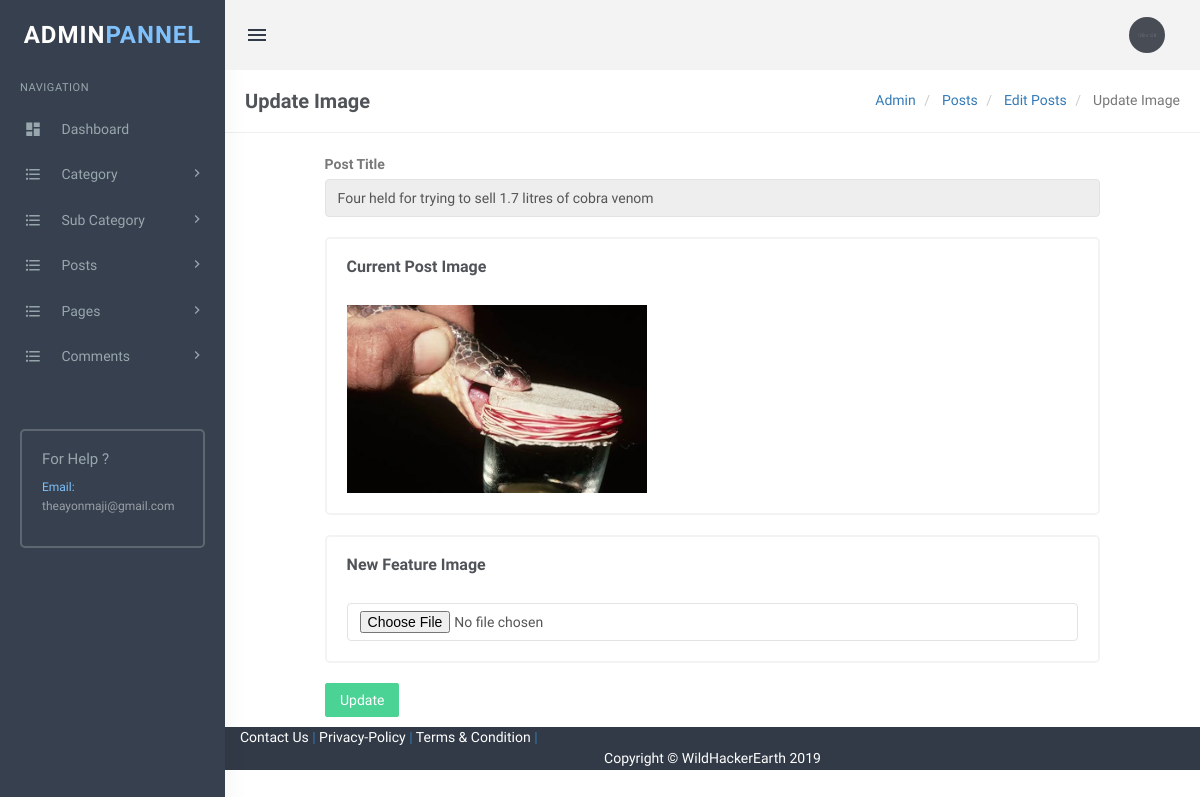
Screenshot of /admin/change-image.php?pid=19 (signed in) with the database file from the repository.
### tables this page shows
CREATE TABLE `tblposts` (
  `id` int(11) NOT NULL,
  `PostTitle` longtext,
  `CategoryId` int(11) DEFAULT NULL,
  `SubCategoryId` int(11) DEFAULT NULL,
  `PostDetails` longtext,
  `PostingDate` timestamp NULL DEFAULT CURRENT_TIMESTAMP,
  `UpdationDate` timestamp NULL DEFAULT NULL ON UPDATE CURRENT_TIMESTAMP,
  `Is_Active` int(1) DEFAULT NULL,
  `PostUrl` mediumtext,
  `PostImage` varchar(255) DEFAULT NULL
);

### admin/change-image.php (the view, shortened to what this page needs)
<?php
include('includes/config.php');
if(strlen($_SESSION['login'])==0)
  {
header('location:index.php');
}
else{
?>
<!DOCTYPE html>
<html lang="en">
    <head>
        <link href="../plugins/summernote/summernote.css" rel="stylesheet" />
        <link href="../plugins/select2/css/select2.min.css" rel="stylesheet" type="text/css" />
        <link href="../plugins/jquery.filer/css/jquery.filer.css" rel="stylesheet" />
        <link href="../plugins/jquery.filer/css/themes/jquery.filer-dragdropbox-theme.css" rel="stylesheet" />
        <link href="assets/css/bootstrap.min.css" rel="stylesheet" type="text/css" />
        <link href="assets/css/core.css" rel="stylesheet" type="text/css" />
        <link href="assets/css/components.css" rel="stylesheet" type="text/css" />
        <link href="assets/css/icons.css" rel="stylesheet" type="text/css" />
        <link href="assets/css/pages.css" rel="stylesheet" type="text/css" />
        <link href="assets/css/menu.css" rel="stylesheet" type="text/css" />
        <link href="assets/css/responsive.css" rel="stylesheet" type="text/css" />
		<link rel="stylesheet" href="../plugins/switchery/switchery.min.css">
    </head>
    <body class="fixed-left">
        <div id="wrapper">
           <?php include('includes/topheader.php');?>
             <?php include('includes/leftsidebar.php');?>
            <div class="content-page">
                <div class="content">
                    <div class="container">
                        <div class="row">
							<div class="col-xs-12">
								<div class="page-title-box">
                                    <h4 class="page-title">Update Image </h4>
                                    <ol class="breadcrumb p-0 m-0">
                                        <li>
                                            <a href="#">Admin</a>
                                        </li>
                                        <li>
                                            <a href="#"> Posts </a>
                                        </li>
                                           <li>
                                            <a href="#"> Edit Posts </a>
                                        </li>
                                        <li class="active">
                                           Update Image
                                        </li>
                                    </ol>
                                    <div class="clearfix"></div>
                                </div>
							</div>
						</div>
<div class="row">
<div class="col-sm-6">
</div>
</div>
<form name="addpost" method="post" enctype="multipart/form-data">
<?php
$postid=intval($_GET['pid']);
$query=mysqli_query($con,"select PostImage,PostTitle from tblposts where id='$postid' and Is_Active=1 ");
while($row=mysqli_fetch_array($query))
{
?>
                        <div class="row">
                            <div class="col-md-10 col-md-offset-1">
                                <div class="p-6">
                                    <div class="">
                                        <form name="addpost" method="post">
 <div class="form-group m-b-20">
<label for="exampleInputEmail1">Post Title</label>
<input type="text" class="form-control" id="posttitle" value="<?php echo htmlentities($row['PostTitle']);?>" name="posttitle"  readonly>
</div>
 <div class="row">
<div class="col-sm-12">
 <div class="card-box">
<h4 class="m-b-30 m-t-0 header-title"><b>Current Post Image</b></h4>
<img src="postimages/<?php echo htmlentities($row['PostImage']);?>" width="300"/>
<br />
</div>
</div>
</div>
<?php } ?>
<div class="row">
<div class="col-sm-12">
 <div class="card-box">
<h4 class="m-b-30 m-t-0 header-title"><b>New Feature Image</b></h4>
<input type="file" class="form-control" id="postimage" name="postimage"  required>
</div>
</div>
</div>
<button type="submit" name="update" class="btn btn-success waves-effect waves-light">Update </button>
</form>
                                    </div>
                                </div>
                            </div>
                        </div>
                    </div>
                </div>
           <?php include('includes/footer.php');?>
            </div>
        </div>
    </body>
</html>
<?php } ?>

### admin/assets/css/core.css (style rules this page uses)
body { font-family: 'Varela Round', sans-serif; margin: 0; padding-bottom: 60px; overflow-x: hidden; color: #797979; }
html { position: relative; min-height: 100%; }
.h1, .h2, .h3, .h4, .h5, .h6, h1, h2, h3, h4, h5, h6 { color: #505458; font-family: 'Hind Madurai', sans-serif; margin: 10px 0; }
* { outline: none !important; }
b, strong { font-weight: 600; font-family: 'Hind Madurai', sans-serif; }
.container { width: auto; }
#wrapper { height: 100%; overflow: hidden; width: 100%; }
.p-0 { padding: 0 !important; }
.m-0 { margin: 0 !important; }
.m-t-0 { margin-top: 0 !important; }
.m-b-20 { margin-bottom: 20px !important; }
.m-b-30 { margin-bottom: 30px !important; }
.card-box { padding: 20px; border: 2px solid #f3f3f3; -webkit-border-radius: 5px; border-radius: 5px; -moz-border-radius: 5px; background-clip: padding-box; margin-bottom: 20px; background-color: #ffffff; }
.row { margin-right: -10px; margin-left: -10px; }
.col-lg-1, .col-lg-10, .col-lg-11, .col-lg-12, .col-lg-2, .col-lg-3, .col-lg-4, .col-lg-5, .col-lg-6, .col-lg-7, .col-lg-8, .col-lg-9, .col-md-1, .col-md-10, .col-md-11, .col-md-12, .col-md-2, .col-md-3, .col-md-4, .col-md-5, .col-md-6, .col-md-7, .col-md-8, .col-md-9, .col-sm-1, .col-sm-10, .col-sm-11, .col-sm-12, .col-sm-2, .col-sm-3, .col-sm-4, .col-sm-5, .col-sm-6, .col-sm-7, .col-sm-8, .col-sm-9, .col-xs-1, .col-xs-10, .col-xs-11, .col-xs-12, .col-xs-2, .col-xs-3, .col-xs-4, .col-xs-5, .col-xs-6, .col-xs-7, .col-xs-8, .col-xs-9 { padding-left: 10px; padding-right: 10px; }
.breadcrumb { background-color: transparent; margin-bottom: 15px; padding-top: 10px; padding-left: 0; }
.waves-effect { position: relative; cursor: pointer; display: inline-block; overflow: hidden; -webkit-user-select: none; -moz-user-select: none; -ms-user-select: none; user-select: none; -webkit-tap-highlight-color: transparent; vertical-align: middle; z-index: 1; will-change: opacity, transform; -webkit-transition: all 0.3s ease-out; -moz-transition: all 0.3s ease-out; -o-transition: all 0.3s ease-out; -ms-transition: all 0.3s ease-out; transition: all 0.3s ease-out; }

### admin/assets/css/menu.css (style rules this page uses)
.content-page { margin-left: 225px; overflow: hidden; }
.content-page .content { padding: 0 5px 10px 5px; margin-top: 70px; }
.page-title { font-size: 20px; margin-bottom: 0; margin-top: 0; font-weight: 600; }
.header-title { font-size: 16px; line-height: 16px; margin-bottom: 8px; font-weight: 600; }
.page-title-box { padding: 20px; border-bottom: 1px solid #eee; margin: 0 -20px 20px -20px; }
.page-title-box .page-title { margin-bottom: 0; float: left; }
.page-title-box .breadcrumb { float: right; background-color: transparent !important; }

### rows the page displays
tblposts: posttitle "Four held for trying to sell 1.7 litres of cobra venom", PostImage (picture)
